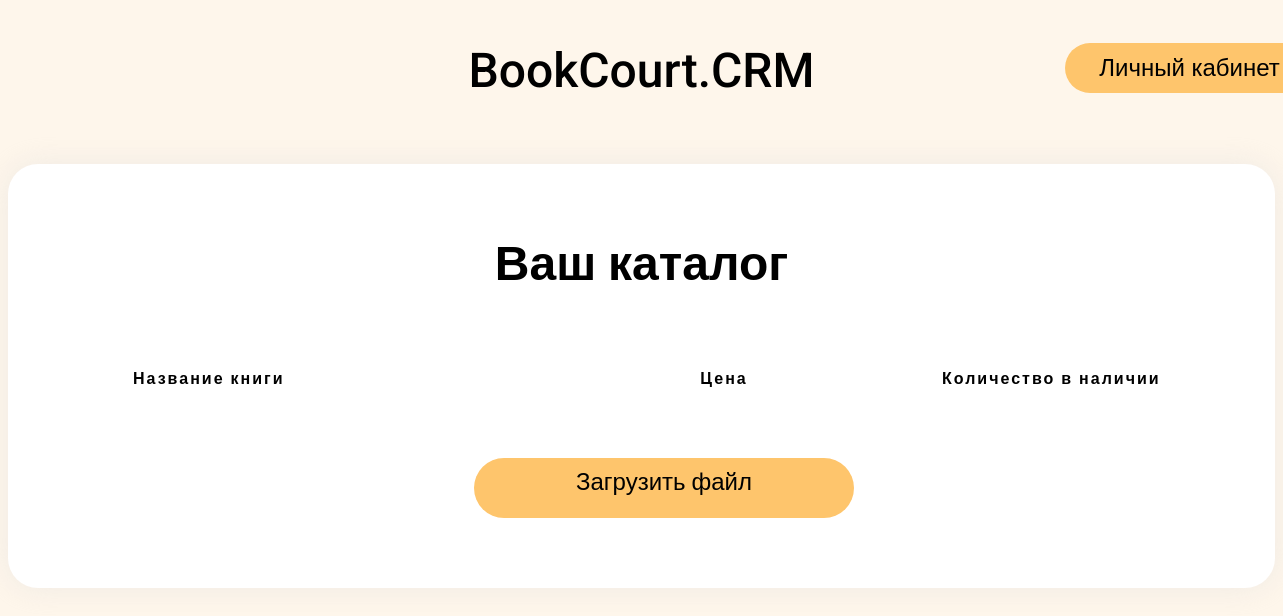
The page /database/ on the database as committed earlier.
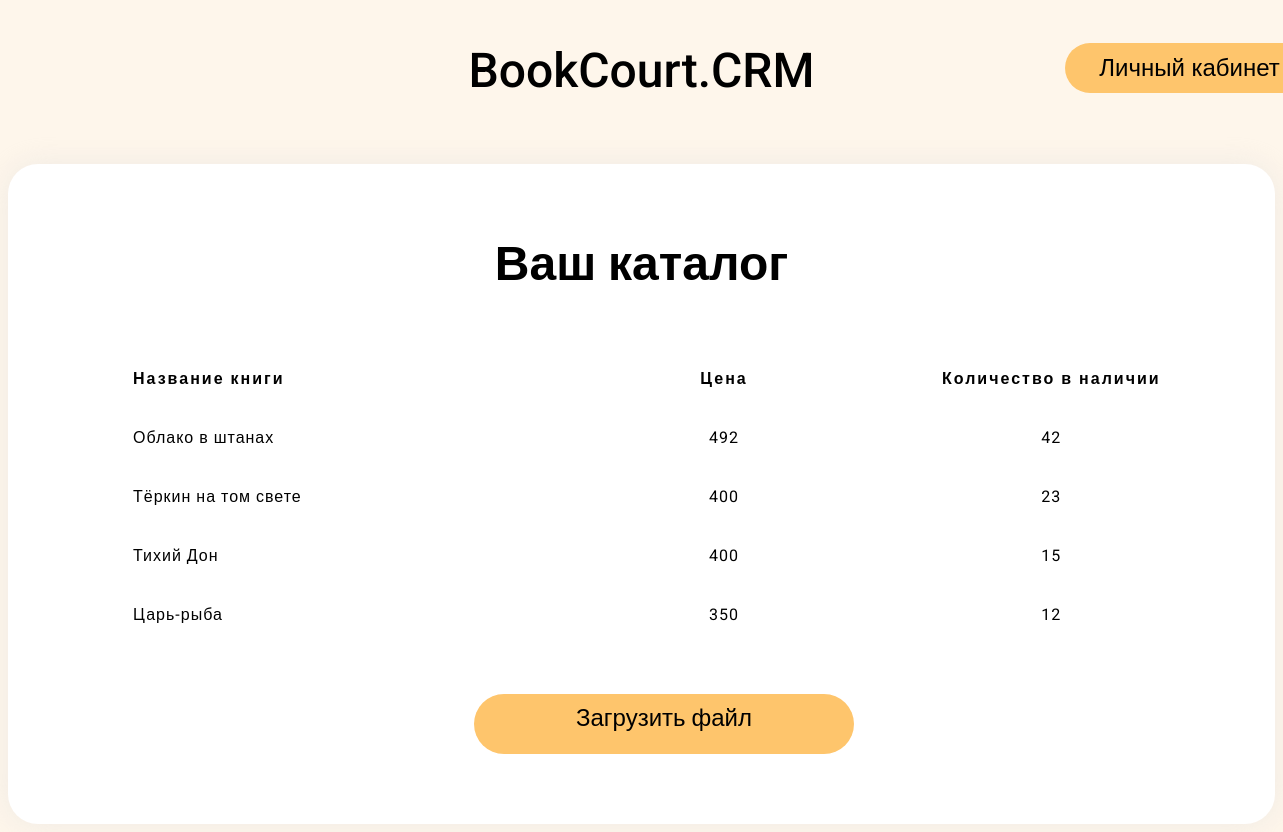
The same page on the database as committed later.
### database/models.py (models this page shows, shortened)
class Books(models.Model):
    title = models.CharField('Название', max_length=250)
    date = models.IntegerField('Год')
    author = models.CharField('Автор', max_length=100)
    genre = models.CharField('Жанр', max_length=100)
    count_of_pages = models.IntegerField('Количество страниц')
    price = models.IntegerField('Цена')
    in_stock = models.IntegerField('В наличии')
    review = models.TextField('Описание', max_length=10000)

### database/views.py (the view, shortened to what this page needs)
# urls.py: path('', views.katalog, name='katalog'),
def katalog(request):
    database = Books.objects.all()
    return render(request, 'database/katalog.html', {'database': database})

### database/templates/database/katalog.html (shortened to what this page needs)
{% load static %}
<!DOCTYPE html>
<html lang="en">
<head>
  <link rel="stylesheet" href="{% static 'main/css/katalog.css' %}">
</head>
<body>
  <header>
    <div class="logo">BookCourt.CRM</div>
    <div>
      <button class="user-profile"><a href="{% url 'profile' %}" class="text">Личный кабинет</a></button>
    </div>
  </header>
  <main>
    <div class="book-container">
      <h1 class="form-title">Ваш каталог</h1>
      <div class="wrapper">
        <table>
          <thead>
            <th>Название книги</th>
            <th>Цена</th>
            <th>Количество в наличии</th>
          </thead>
          <tbody>
            {% for item in database %}
              <tr>
                <td class="title">{{ item.title }}</td>
                <td class="price">{{ item.price }}</td>
                <td class="stock">{{ item.in_stock }}</td>
              </tr>
            {% endfor %}
          </tbody>
        </table>
        <form method="post"  enctype="multipart/form-data">
          <div class="file-uppend">
            <label for="catalog"><div>Загрузить файл</div>
              <div class="inputik">
                <input type="file" accept=".xlsx,.cvs" id="catalog" onchange="form.submit()" required name="file"><br>
              </div>
            </label>
          </div>
        </form>
    </div>
  </main>
</body>
</html>

### main/static/main/css/katalog.css (style rules this page uses)
body { font-family: 'Roboto', sans-serif; background-color: #FEF6EB; }
header { display: flex; flex-direction: row; justify-content: center; margin-top: 43px; margin-bottom: 65px; }
.book-container { position: relative; background: #FFFFFF; box-shadow: 0px 0px 30px rgba(218, 218, 218, 0.4); justify-content: center; border-radius: 30px; margin: 0 auto; padding-left: 60px; padding-right: 60px; padding-top: 38px; padding-bottom: 10px; }
.wrapper { display: flex; flex-direction: column; margin-top: 55px; margin-bottom: 40px; margin-left: 45px; }
.form-title { color: #000000; font-weight: 700; font-size: 48px; line-height: 60px; margin-bottom: 20px; text-align: center; }
.file-uppend { background: #FEC56C; width: 380px; height: 50px; margin: 50px auto 20px auto; padding-top: 18px; text-decoration: none; text-align: center; font-size: 24px; padding-top: 10px; color: #000000; border-radius: 30px; }
.logo { color: #000000; font-weight: 500; font-size: 48px; line-height: 56px; text-align: center; }
.user-profile { border: none; background: #FEC56C; position: absolute; font-size: 24px; width: 250px; height: 50px; border-radius: 30px; cursor: pointer; margin-left: 250px; margin-right: 20px; }
.text { text-decoration: none; color: #000000; }
table { table-layout: fixed; width: 100%; border-collapse: collapse; }
thead th:nth-child(1) { width: 15%; text-align: left; }
thead th:nth-child(2) { width: 10%; }
thead th:nth-child(3) { width: 10%; }
th, td { padding: 20px; }
th { letter-spacing: 2px; }
td { letter-spacing: 1px; }
tbody td.stock, td.price { text-align: center; }
tbody td.title { text-align: left; }

Rows that differ between the two databases and show on the page:
added Books: title "Облако в штанах", price "492", in_stock "42"
added Books: title "Тёркин на том свете", price "400", in_stock "23"
added Books: title "Тихий Дон", price "400", in_stock "15"
added Books: title "Царь-рыба", price "350", in_stock "12"
